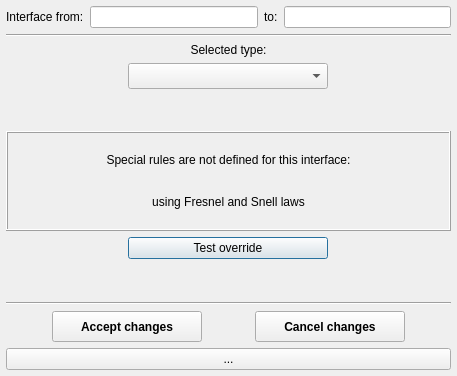
<?xml version="1.0" encoding="UTF-8"?>
<ui version="4.0">
 <class>AOpticalOverrideDialog</class>
 <widget class="QDialog" name="AOpticalOverrideDialog">
  <property name="geometry">
   <rect>
    <x>0</x>
    <y>0</y>
    <width>457</width>
    <height>376</height>
   </rect>
  </property>
  <property name="windowTitle">
   <string>Dialog</string>
  </property>
  <property name="layoutDirection">
   <enum>Qt::LeftToRight</enum>
  </property>
  <layout class="QVBoxLayout" name="verticalLayout">
   <property name="spacing">
    <number>6</number>
   </property>
   <property name="leftMargin">
    <number>6</number>
   </property>
   <property name="topMargin">
    <number>6</number>
   </property>
   <property name="rightMargin">
    <number>6</number>
   </property>
   <property name="bottomMargin">
    <number>6</number>
   </property>
   <item>
    <layout class="QHBoxLayout" name="horizontalLayout">
     <item>
      <widget class="QLabel" name="label">
       <property name="text">
        <string>Interface from:</string>
       </property>
      </widget>
     </item>
     <item>
      <widget class="QLineEdit" name="leMatFrom">
       <property name="readOnly">
        <bool>true</bool>
       </property>
      </widget>
     </item>
     <item>
      <widget class="QLabel" name="label_2">
       <property name="text">
        <string>to:</string>
       </property>
      </widget>
     </item>
     <item>
      <widget class="QLineEdit" name="leMatTo">
       <property name="readOnly">
        <bool>true</bool>
       </property>
      </widget>
     </item>
    </layout>
   </item>
   <item>
    <widget class="Line" name="line">
     <property name="orientation">
      <enum>Qt::Horizontal</enum>
     </property>
    </widget>
   </item>
   <item>
    <layout class="QHBoxLayout" name="horizontalLayout_3">
     <item>
      <widget class="QLabel" name="label_3">
       <property name="text">
        <string>Selected type:</string>
       </property>
       <property name="alignment">
        <set>Qt::AlignCenter</set>
       </property>
      </widget>
     </item>
    </layout>
   </item>
   <item alignment="Qt::AlignHCenter">
    <widget class="QComboBox" name="cobType">
     <property name="minimumSize">
      <size>
       <width>200</width>
       <height>26</height>
      </size>
     </property>
     <property name="maximumSize">
      <size>
       <width>16777215</width>
       <height>16777215</height>
      </size>
     </property>
     <property name="font">
      <font>
       <weight>75</weight>
       <bold>true</bold>
      </font>
     </property>
    </widget>
   </item>
   <item>
    <spacer name="verticalSpacer_2">
     <property name="orientation">
      <enum>Qt::Vertical</enum>
     </property>
     <property name="sizeHint" stdset="0">
      <size>
       <width>20</width>
       <height>40</height>
      </size>
     </property>
    </spacer>
   </item>
   <item>
    <widget class="QFrame" name="frNoOverride">
     <property name="minimumSize">
      <size>
       <width>0</width>
       <height>100</height>
      </size>
     </property>
     <property name="frameShape">
      <enum>QFrame::Box</enum>
     </property>
     <property name="frameShadow">
      <enum>QFrame::Raised</enum>
     </property>
     <layout class="QVBoxLayout" name="verticalLayout_2">
      <item>
       <widget class="QLabel" name="label_4">
        <property name="text">
         <string>Special rules are not defined for this interface:</string>
        </property>
        <property name="alignment">
         <set>Qt::AlignCenter</set>
        </property>
       </widget>
      </item>
      <item>
       <widget class="QLabel" name="label_5">
        <property name="text">
         <string>using Fresnel and Snell laws</string>
        </property>
        <property name="alignment">
         <set>Qt::AlignCenter</set>
        </property>
       </widget>
      </item>
     </layout>
    </widget>
   </item>
   <item alignment="Qt::AlignHCenter">
    <widget class="QPushButton" name="pbTestOverride">
     <property name="minimumSize">
      <size>
       <width>200</width>
       <height>0</height>
      </size>
     </property>
     <property name="text">
      <string>Test override</string>
     </property>
    </widget>
   </item>
   <item>
    <spacer name="verticalSpacer">
     <property name="orientation">
      <enum>Qt::Vertical</enum>
     </property>
     <property name="sizeHint" stdset="0">
      <size>
       <width>20</width>
       <height>40</height>
      </size>
     </property>
    </spacer>
   </item>
   <item>
    <widget class="Line" name="line_2">
     <property name="orientation">
      <enum>Qt::Horizontal</enum>
     </property>
    </widget>
   </item>
   <item>
    <layout class="QHBoxLayout" name="horizontalLayout_2">
     <item>
      <spacer name="horizontalSpacer">
       <property name="orientation">
        <enum>Qt::Horizontal</enum>
       </property>
       <property name="sizeHint" stdset="0">
        <size>
         <width>40</width>
         <height>20</height>
        </size>
       </property>
      </spacer>
     </item>
     <item>
      <widget class="QPushButton" name="pbAccept">
       <property name="minimumSize">
        <size>
         <width>150</width>
         <height>31</height>
        </size>
       </property>
       <property name="font">
        <font>
         <weight>75</weight>
         <bold>true</bold>
        </font>
       </property>
       <property name="text">
        <string>Accept changes</string>
       </property>
      </widget>
     </item>
     <item>
      <spacer name="horizontalSpacer_3">
       <property name="orientation">
        <enum>Qt::Horizontal</enum>
       </property>
       <property name="sizeHint" stdset="0">
        <size>
         <width>40</width>
         <height>20</height>
        </size>
       </property>
      </spacer>
     </item>
     <item>
      <widget class="QPushButton" name="pbCancel">
       <property name="minimumSize">
        <size>
         <width>150</width>
         <height>31</height>
        </size>
       </property>
       <property name="font">
        <font>
         <weight>75</weight>
         <bold>true</bold>
        </font>
       </property>
       <property name="text">
        <string>Cancel changes</string>
       </property>
      </widget>
     </item>
     <item>
      <spacer name="horizontalSpacer_2">
       <property name="orientation">
        <enum>Qt::Horizontal</enum>
       </property>
       <property name="sizeHint" stdset="0">
        <size>
         <width>40</width>
         <height>20</height>
        </size>
       </property>
      </spacer>
     </item>
    </layout>
   </item>
   <item>
    <widget class="QPushButton" name="pbInterceptorForEnter">
     <property name="text">
      <string>...</string>
     </property>
    </widget>
   </item>
  </layout>
 </widget>
 <resources/>
 <connections/>
</ui>
